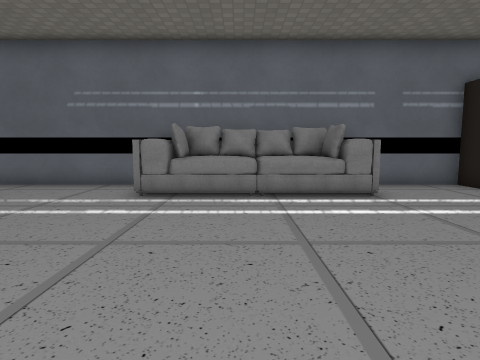
view 1 (above)

14 first-person views from a walk through a 3-D level made in the Godot game engine. The camera is 1.2 m above the floor, tilts 6° down and sees 75° across. The floor is counted in squares, 1 m on a side. Each view is taken from the middle of a square. On the plan, view 1 faces up. The plan holds only what a view shows up to about 13 squares ahead; the rest is blank. The place goes on beyond the plan. Flat picture figures and markers are not drawn. Some surface patterns are stand-ins.

view 2
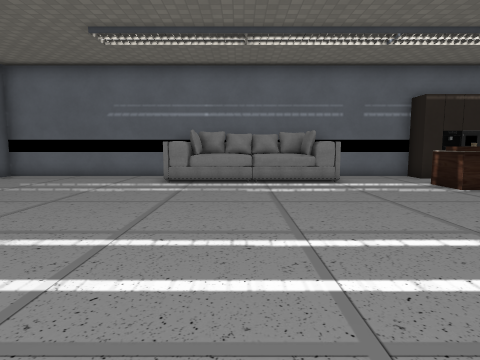

view 3
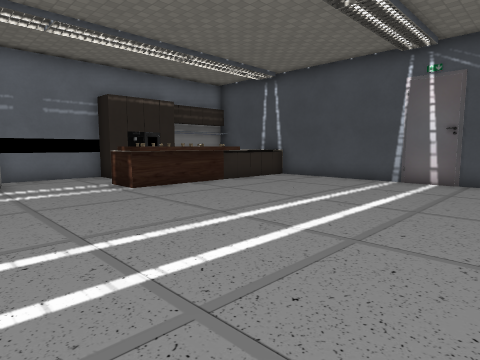

view 4
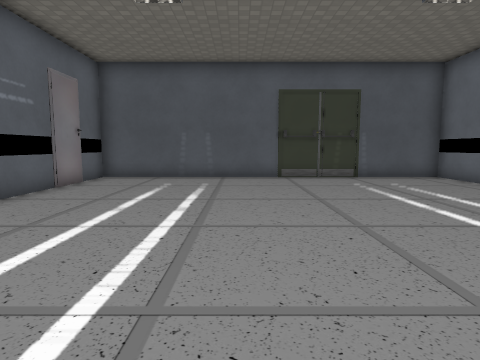

view 5
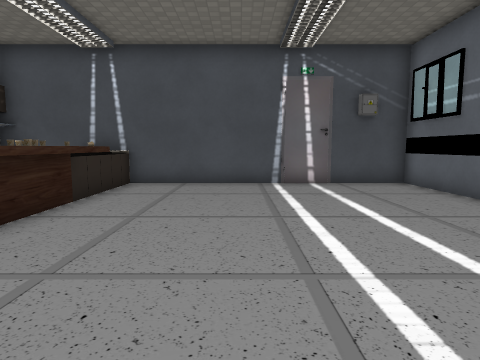

view 6
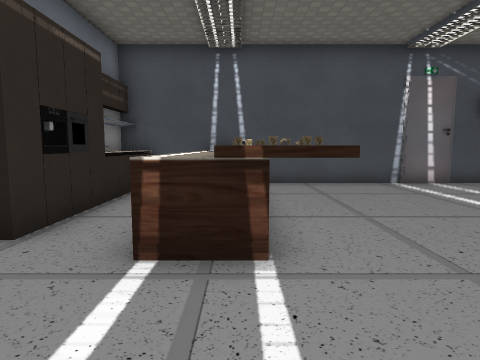

view 7
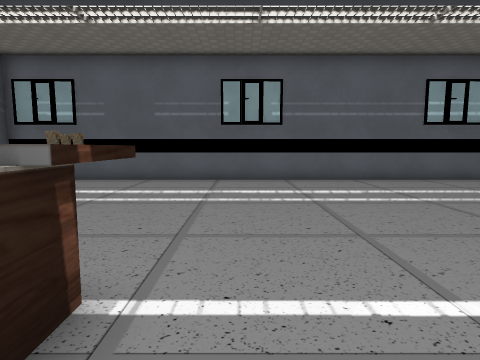

view 8
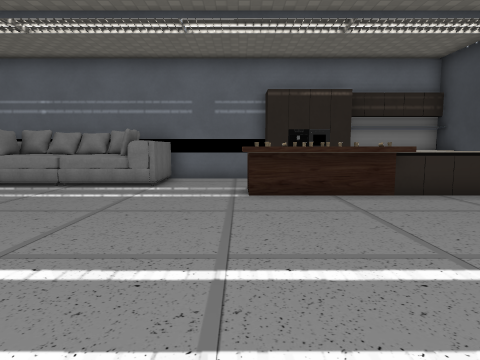

view 9
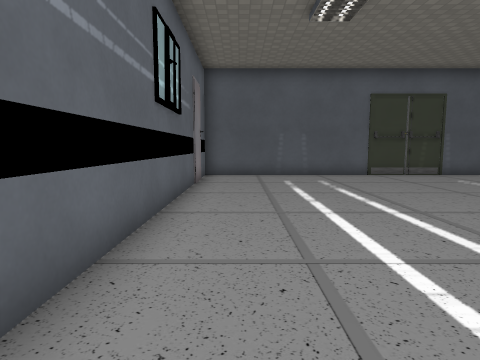

view 10
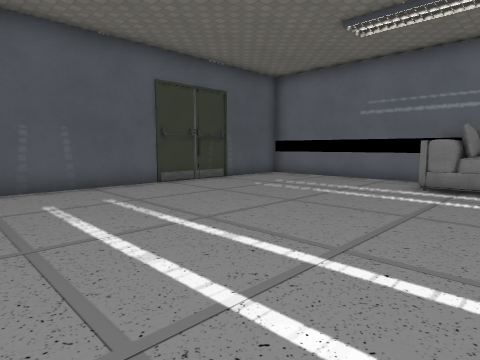

view 11
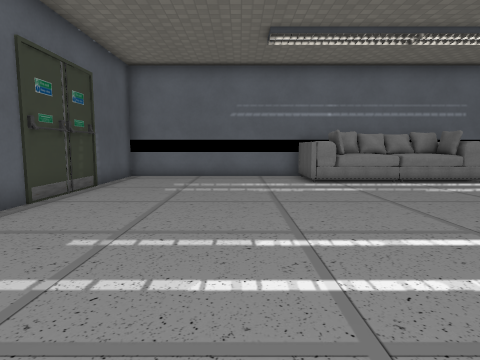

view 12
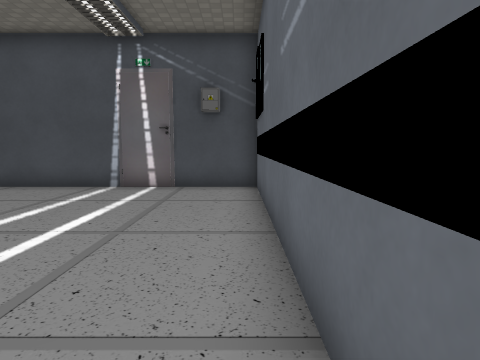

view 13
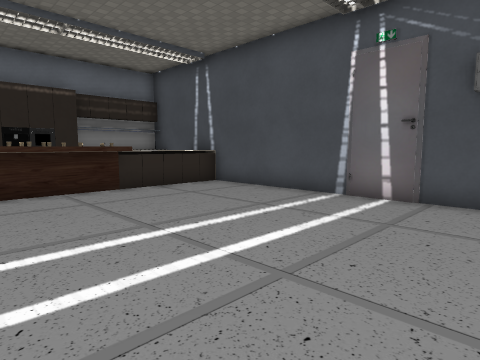

view 14
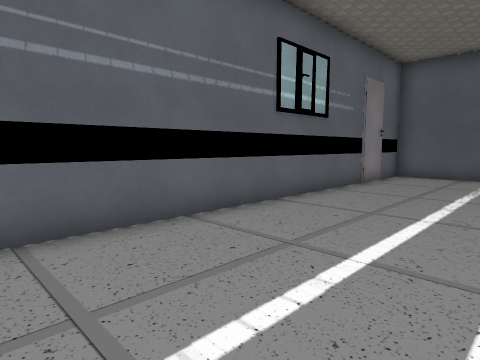

### Floor plan
Key: @ floor where view 1 was taken; # wall or solid block; . floor; D closed door; ^ raised ledge; O other object.
Columns run from 10 left of view 1 to 14 right of it. Each row starts with its distance up from view 1.
 10 ########^^  ^^###^  #####
  9 #.......^####^...###^O^^#
  8 #.......^^^^^^.......   #
  7 #...............^^^^ ^  #
  6 DD..............^^^^^^^^#
  5 DD..............^^^^^...#
  4 DD......................#
  3 #.......................#
  2 #.......................#
  1 #.......................#
  0 #.........@............DD
 -1 #......................DD
 -2 #.......................#
 -3 #.......................#
 -4 ###D#####################

Where each view was taken, in squares from view 1:
view 1: 0 up, 0 right, facing up
view 2: 3 down, 0 right, facing up
view 3: 3 down, 2 right, facing up-right
view 4: 2 up, 3 right, facing left
view 5: 2 up, 3 right, facing right
view 6: 6 up, 3 right, facing right
view 7: 8 up, 5 right, facing down
view 8: 2 down, 6 right, facing up
view 9: 2 down, 4 right, facing left
view 10: 2 down, 0 right, facing up-left
view 11: 3 down, 5 left, facing up
view 12: 3 down, 4 right, facing right
view 13: 3 down, 6 right, facing up-right
view 14: 1 up, 4 right, facing down-left
